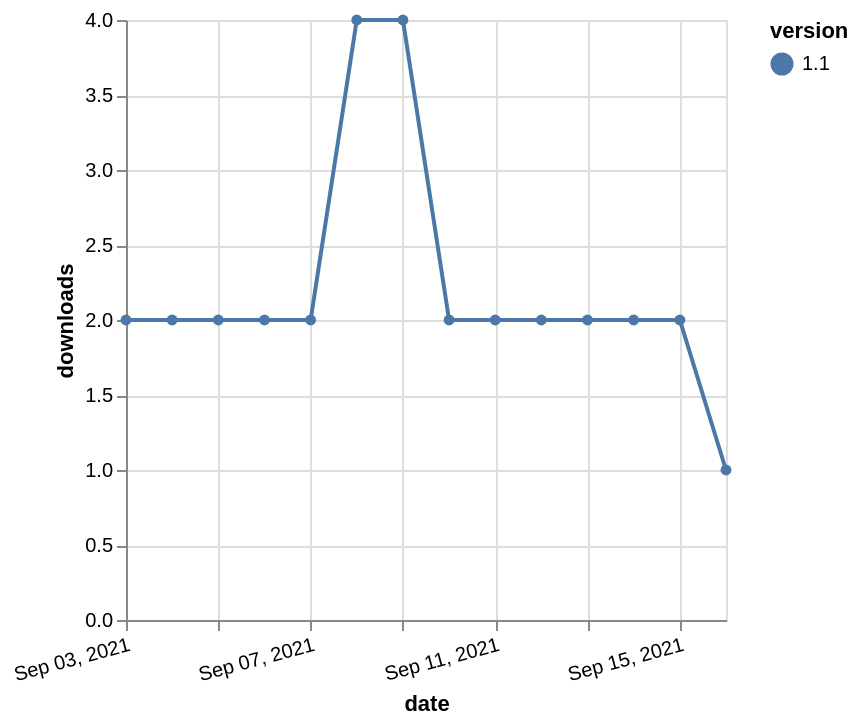

The Vega-Lite source for this figure:
### Vega-Lite specification from a JSON file in a GitHub repository (floating-point values rounded to 4 significant figures)
{"$schema": "https://vega.github.io/schema/vega-lite/v5.json", "description": "A simple bar chart with embedded data.", "data": {"values": [{"date": "2021-09-03", "total": 3321, "delta": 2, "version": "1.1"}, {"date": "2021-09-04", "total": 3323, "delta": 2, "version": "1.1"}, {"date": "2021-09-05", "total": 3325, "delta": 2, "version": "1.1"}, {"date": "2021-09-06", "total": 3327, "delta": 2, "version": "1.1"}, {"date": "2021-09-07", "total": 3329, "delta": 2, "version": "1.1"}, {"date": "2021-09-08", "total": 3333, "delta": 4, "version": "1.1"}, {"date": "2021-09-09", "total": 3337, "delta": 4, "version": "1.1"}, {"date": "2021-09-10", "total": 3339, "delta": 2, "version": "1.1"}, {"date": "2021-09-11", "total": 3341, "delta": 2, "version": "1.1"}, {"date": "2021-09-12", "total": 3343, "delta": 2, "version": "1.1"}, {"date": "2021-09-13", "total": 3345, "delta": 2, "version": "1.1"}, {"date": "2021-09-14", "total": 3347, "delta": 2, "version": "1.1"}, {"date": "2021-09-15", "total": 3349, "delta": 2, "version": "1.1"}, {"date": "2021-09-16", "total": 3350, "delta": 1, "version": "1.1"}]}, "width": "container", "mark": {"type": "line", "point": {"filled": true}}, "encoding": {"x": {"field": "date", "type": "temporal", "timeUnit": "yearmonthdate", "title": "date", "axis": {"labelAngle": -15}}, "y": {"field": "delta", "type": "quantitative", "title": "downloads"}, "color": {"field": "version", "type": "nominal"}, "tooltip": {"field": "delta"}}}
